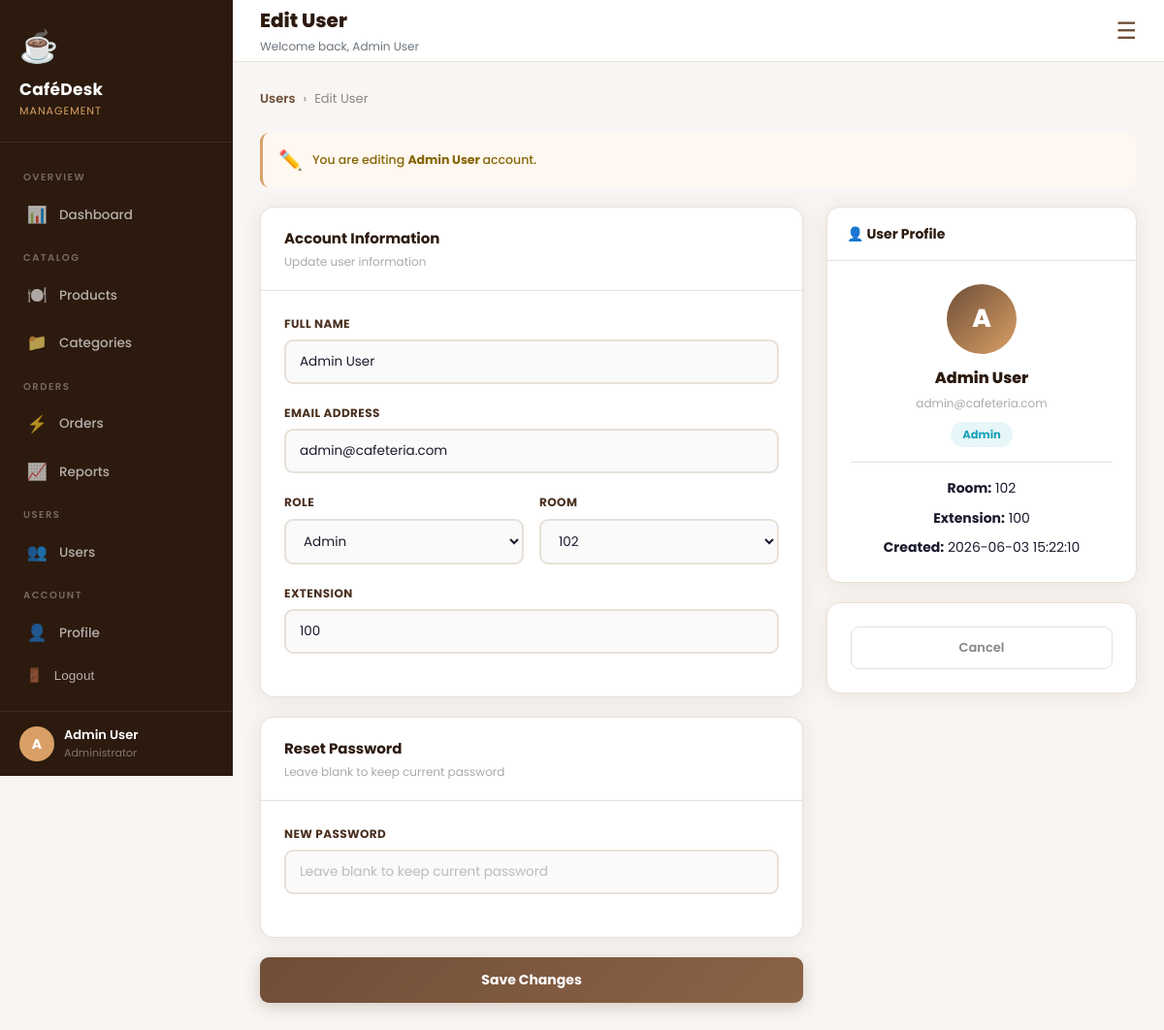
/users/edit?id=1 (signed in), run on the app's committed database.
### tables this page shows
CREATE TABLE `users` (
  `id` int NOT NULL,
  `name` varchar(100) NOT NULL,
  `email` varchar(150) NOT NULL,
  `password` varchar(255) NOT NULL,
  `role` enum('admin','user') DEFAULT 'user',
  `room_id` int DEFAULT NULL,
  `extension` varchar(20) DEFAULT NULL,
  `created_at` timestamp NULL DEFAULT CURRENT_TIMESTAMP
);

CREATE TABLE `rooms` (
  `id` int NOT NULL,
  `room_number` varchar(20) NOT NULL,
  `description` varchar(255) DEFAULT NULL
);

### core/functions.php (called while the page is built, shortened)
<?php
function urlIS($url)
{
    $requestUri = parse_url($_SERVER['REQUEST_URI'], PHP_URL_PATH);
    return $requestUri === $url;
}
function base_path($path)
{
    return BASE_PATH . $path;
}
function view($path, $attributes = [])
{
    extract($attributes);
    require base_path("views/{$path}");
}

### public/index.php (called while the page is built, shortened)
<?php
require_once BASE_PATH . "Core/functions.php";
spl_autoload_register(function ($class) {
    $class = str_replace("\\", "/", $class);
});
$router = new Router();
$url = parse_url($_SERVER['REQUEST_URI'], PHP_URL_PATH);
$method = $_POST['_method'] ?? $_SERVER['REQUEST_METHOD'];
$router->route($url, $method);

### core/Session.php (called while the page is built, shortened)
<?php
class Session
{
    public static function get($key, $default = null)
    {
        return $_SESSION[$key] ?? $default;
    }
}

### core/Auth.php (called while the page is built, shortened)
<?php
class Auth
{
    public static function user()
    {
        return Session::get('user');
    }
}

### core/Database.php (called while the page is built, shortened)
<?php
class Database
{
    public $connection;
    public $statement;
    public function __construct($config)
    {
        $dsn = "mysql:host={$config['host']};dbname={$config['dbname']};port={$config['port']};charset={$config['charset']}";
        $this->connection = new PDO(
            $dsn,
            $config['user'],
            $config['password'],
            [
                PDO::ATTR_DEFAULT_FETCH_MODE => PDO::FETCH_ASSOC
            ]
        );
    }
    public function query($query, $params = [])
    {
        $this->statement = $this->connection->prepare($query);
        $this->statement->execute($params);
        return $this;
    }
    public function get()
    {
        return $this->statement->fetchAll();
    }
}

### config.php (called while the page is built)
<?php
return [
    "host"    => "localhost",
    "dbname"  => "cafeteria",
    "port"    => 3306,
    "user"    => "root",
    "charset" => "utf8mb4",
    "password" => ""
];

### views/users/edit.view.php (the view, shortened to what this page needs)
<?php
$pageTitle = 'Edit User';
require base_path('views/partials/head.php');
require base_path('views/partials/sidebar.php');
?>
<div class="main">
    <?php require base_path('views/partials/navbar.php'); ?>
    <div class="page-body">
        <div class="breadcrumb">
            <a href="/users">
                Users
            </a>
            <span>›</span>
            <span>
                Edit User
            </span>
        </div>
        <div class="edit-alert">
            <span style="font-size:20px;">✏️</span>
            <p>
                You are editing
                <strong>
                    <?= htmlspecialchars($this_user['name']) ?>
                </strong>
                account.
            </p>
        </div>
        <div class="form-layout">
            <div>
                <form method="POST" action="/users">
                    <div class="form-card">
                        <div class="fc-header">
                            <div>
                                <h3>
                                    Account Information
                                </h3>
                                <p>
                                    Update user information
                                </p>
                            </div>
                        </div>
                        <div class="fc-body">
                            <div class="form-group">
                                <label class="form-label">
                                    Full Name
                                </label>
                                <input
                                    class="form-control"
                                    type="text"
                                    name="name"
                                    value="<?= htmlspecialchars($this_user['name']) ?>"
                                    required
                                >
                            </div>
                            <div class="form-group">
                                <label class="form-label">
                                    Email Address
                                </label>
                                <input
                                    class="form-control"
                                    type="email"
                                    name="email"
                                    value="<?= htmlspecialchars($this_user['email']) ?>"
                                    required
                                >
                            </div>
                            <div class="form-row">
                                <div class="form-group">
                                    <label class="form-label">
                                        Role
                                    </label>
                                    <select
                                        class="form-control"
                                        name="role"
                                    >
                                        <option
                                            value="admin"
                                            <?= $this_user['role'] === 'admin'
                                                ? 'selected'
                                                : '' ?>
                                        >
                                            Admin
                                        </option>
                                    </select>
                                </div>
                                <div class="form-group">
                                    <label class="form-label">
                                        Room
                                    </label>
                                    <select name="room_id" class="form-control">
                                        <?php foreach ($rooms as $room) : ?>
                                            <option
                                                value="<?= $room['id'] ?>"
                                                <?= $room['id'] == $this_user['room_id']
                                                    ? 'selected'
                                                    : '' ?>>
                                                <?= htmlspecialchars($room['room_number']) ?>
                                            </option>
                                        <?php endforeach; ?>
                                    </select>
                                </div>
                            </div>
                            <div class="form-group">
                                <label class="form-label">
                                    Extension
                                </label>
                                <input
                                    class="form-control"
                                    type="text"
                                    name="extension"
                                    value="<?= $this_user['extension'] ?>"
                                >
                            </div>
                        </div>
                    </div>
                    <div class="form-card">
                        <div class="fc-header">
                            <div>
                                <h3>
                                    Reset Password
                                </h3>
                                <p>
                                    Leave blank to keep current password
                                </p>
                            </div>
                        </div>
                        <div class="fc-body">
                            <div class="form-group">
                                <label class="form-label">
                                    New Password
                                </label>
                                <input
                                    class="form-control"
                                    type="password"
                                    name="password"
                                    placeholder="Leave blank to keep current password"
                                >
                            </div>
                        </div>
                    </div>
                    <button
                        type="submit"
                        class="btn-save"
                    >
                        Save Changes
                    </button>
                </form>
            </div>
            <div>
                <div class="profile-preview-card">
                    <div class="pp-header">
                        <h4>
                            👤 User Profile
                        </h4>
                    </div>
                    <div class="pp-body">
                        <div class="pp-avatar">
                            <?= strtoupper(substr($this_user['name'], 0, 1)) ?>
                        </div>
                        <div class="pp-name">
                            <?= htmlspecialchars($this_user['name']) ?>
                        </div>
                        <div class="pp-email">
                            <?= htmlspecialchars($this_user['email']) ?>
                        </div>
                        <div class="pp-tags">
                            <span class="pp-tag tag-employee">
                                <?= ucfirst($this_user['role']) ?>
                            </span>
                        </div>
                        <div
                            style="
                                margin-top:15px;
                                padding-top:15px;
                                border-top:1px solid var(--border);
                            "
                        >
                            <div>
                                <strong>Room:</strong>
                                <?= $this_user['room_number'] ?>
                            </div>
                            <div style="margin-top:8px;">
                                <strong>Extension:</strong>
                                <?= $this_user['extension'] ?>
                            </div>
                            <div style="margin-top:8px;">
                                <strong>Created:</strong>
                                <?= $this_user['created_at'] ?>
                            </div>
                        </div>
                    </div>
                </div>
                <div class="form-card">
                    <div class="fc-body">
                        <a
                            href="/users"
                            class="btn-cancel"
                            style="
                                display:block;
                                text-align:center;
                                text-decoration:none;
                            "
                        >
                            Cancel
                        </a>
                    </div>
                </div>
            </div>
        </div>
    </div>
</div>
<?php require base_path('views/partials/footer.php'); ?>

### core/Router.php (shortened to what this page needs)
<?php
class Router
{
    protected $routes = [];
    public function get($url, $controller)
    {
        $this->routes[] = [
            "url"        => $url,
            "controller" => $controller,
            "method"     => "GET"
        ];
    }
    public function post($url, $controller)
    {
        $this->routes[] = [
            "url"        => $url,
            "controller" => $controller,
            "method"     => "POST"
        ];
    }
    public function delete($url, $controller)
    {
        $this->routes[] = [
            "url"        => $url,
            "controller" => $controller,
            "method"     => "DELETE"
        ];
    }
    public function patch($url, $controller)
    {
        $this->routes[] = [
            "url"        => $url,
            "controller" => $controller,
            "method"     => "PATCH"
        ];
    }
    public function route($url, $method)
    {
        foreach ($this->routes as $route) {
            if ($route['url'] === $url && $route['method'] === strtoupper($method)) {
                return require base_path($route['controller']);
            }
        }
    }
}

### views/partials/sidebar-admin.php (shortened to what this page needs)
<?php
$user = Auth::user();
?>
<aside class="sidebar">
    <div class="sidebar-logo">
        <span class="logo-icon">☕</span>
        <div class="logo-name">
            CaféDesk
        </div>
        <div class="logo-sub">
            Management
        </div>
    </div>
    <nav class="sidebar-nav">
        <div class="nav-section-label">
            Overview
        </div>
        <a href="/dashboard" class="<?= urlIS("/dashboard") ? "active" : "" ?>">
            <span class="nav-icon">📊</span>
            Dashboard
        </a>
        <div class="nav-section-label">
            Catalog
        </div>
        <a href="/products" class="<?= urlIS("/products") ? "active" : "" ?>">
            <span class="nav-icon">🍽️</span>
            Products
        </a>
        <a href="/categories" class="<?= urlIS("/categories") ? "active" : "" ?>">
            <span class="nav-icon">📁</span>
            Categories
        </a>
        <div class="nav-section-label">
            Orders
        </div>
        <a href="/orders" class="<?= urlIS("/orders") ? "active" : "" ?>">
            <span class="nav-icon">⚡</span>
            Orders
        </a>
        <a href="/reports" class="<?= urlIS("/reports") ? "active" : "" ?>">
            <span class="nav-icon">📈</span>
            Reports
        </a>
        <div class="nav-section-label">
            Users
        </div>
        <a href="/users" class="<?= urlIS("/users") ? "active" : "" ?>">
            <span class="nav-icon">👥</span>
            Users
        </a>
        <div class="sidebar-bottom">
            <div class="nav-section-label">
                Account
            </div>
            <a href="/profile" class="<?= urlIS("/profile") ? "active" : "" ?>">
                <span class="nav-icon">👤</span>
                Profile
            </a>
            <form method="POST" action="/logout">
                <button type="submit" class="sidebar-link logout-link">
                    <span class="nav-icon">🚪</span>
                    Logout
                </button>
            </form>
        </div>
    </nav>
    <div class="sidebar-user">
        <div class="avatar">
            <?=
                strtoupper(
                    substr($user['name'], 0, 1)
                );
            ?>
        </div>
        <div class="user-info">
            <div class="name">
                <?= htmlspecialchars($user['name']) ?>
            </div>
            <div class="role">
                <?= $user['role'] === 'admin'
                ? 'Administrator'
                : 'Employee'; ?>
            </div>
        </div>
    </div>
</aside>

### views/partials/navbar.php (shortened to what this page needs)
<?php
$user = Auth::user();
?>
<header class="topbar">
    <div>
        <div class="topbar-title">
            <?= $pageTitle ?? 'Dashboard'; ?>
        </div>
        <div class="topbar-sub">
            Welcome back,
            <?= htmlspecialchars($user['name'] ?? 'Guest') ?>
        </div>
    </div>
    <button id="sidebar-toggle" class="sidebar-toggle">
        ☰
    </button>
</header>

### data on the page
users: name "A", name "Admin User", shows "Administrator", email "admin@cafeteria.com", role "Admin", room_id "102", extension "100", room.room_number "102", created_at "2026-06-03 15:22:10"
